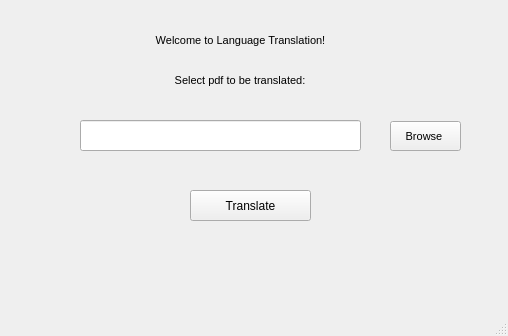
<?xml version="1.0" encoding="UTF-8"?>
<ui version="4.0">
 <class>MainWindow</class>
 <widget class="QMainWindow" name="MainWindow">
  <property name="geometry">
   <rect>
    <x>0</x>
    <y>0</y>
    <width>508</width>
    <height>336</height>
   </rect>
  </property>
  <property name="sizePolicy">
   <sizepolicy hsizetype="Fixed" vsizetype="Fixed">
    <horstretch>0</horstretch>
    <verstretch>0</verstretch>
   </sizepolicy>
  </property>
  <property name="minimumSize">
   <size>
    <width>500</width>
    <height>300</height>
   </size>
  </property>
  <property name="maximumSize">
   <size>
    <width>16777215</width>
    <height>16777215</height>
   </size>
  </property>
  <property name="baseSize">
   <size>
    <width>500</width>
    <height>300</height>
   </size>
  </property>
  <property name="windowTitle">
   <string>MainWindow</string>
  </property>
  <widget class="QWidget" name="centralwidget">
   <property name="sizePolicy">
    <sizepolicy hsizetype="Fixed" vsizetype="Fixed">
     <horstretch>0</horstretch>
     <verstretch>0</verstretch>
    </sizepolicy>
   </property>
   <property name="minimumSize">
    <size>
     <width>500</width>
     <height>300</height>
    </size>
   </property>
   <property name="baseSize">
    <size>
     <width>500</width>
     <height>300</height>
    </size>
   </property>
   <widget class="QLabel" name="label">
    <property name="geometry">
     <rect>
      <x>30</x>
      <y>30</y>
      <width>421</width>
      <height>21</height>
     </rect>
    </property>
    <property name="sizePolicy">
     <sizepolicy hsizetype="Fixed" vsizetype="Fixed">
      <horstretch>0</horstretch>
      <verstretch>0</verstretch>
     </sizepolicy>
    </property>
    <property name="minimumSize">
     <size>
      <width>400</width>
      <height>20</height>
     </size>
    </property>
    <property name="baseSize">
     <size>
      <width>400</width>
      <height>20</height>
     </size>
    </property>
    <property name="font">
     <font>
      <family>MS Shell Dlg 2</family>
      <pointsize>8</pointsize>
     </font>
    </property>
    <property name="text">
     <string>Welcome to Language Translation!</string>
    </property>
    <property name="alignment">
     <set>Qt::AlignCenter</set>
    </property>
   </widget>
   <widget class="QLabel" name="label_2">
    <property name="geometry">
     <rect>
      <x>40</x>
      <y>70</y>
      <width>400</width>
      <height>20</height>
     </rect>
    </property>
    <property name="sizePolicy">
     <sizepolicy hsizetype="Fixed" vsizetype="Fixed">
      <horstretch>0</horstretch>
      <verstretch>0</verstretch>
     </sizepolicy>
    </property>
    <property name="minimumSize">
     <size>
      <width>400</width>
      <height>20</height>
     </size>
    </property>
    <property name="baseSize">
     <size>
      <width>400</width>
      <height>20</height>
     </size>
    </property>
    <property name="font">
     <font>
      <family>MS Shell Dlg 2</family>
      <pointsize>8</pointsize>
     </font>
    </property>
    <property name="text">
     <string>Select pdf to be translated:</string>
    </property>
    <property name="alignment">
     <set>Qt::AlignCenter</set>
    </property>
   </widget>
   <widget class="QPushButton" name="pushButton">
    <property name="geometry">
     <rect>
      <x>390</x>
      <y>121</y>
      <width>71</width>
      <height>30</height>
     </rect>
    </property>
    <property name="sizePolicy">
     <sizepolicy hsizetype="Fixed" vsizetype="Fixed">
      <horstretch>0</horstretch>
      <verstretch>0</verstretch>
     </sizepolicy>
    </property>
    <property name="minimumSize">
     <size>
      <width>70</width>
      <height>30</height>
     </size>
    </property>
    <property name="baseSize">
     <size>
      <width>70</width>
      <height>30</height>
     </size>
    </property>
    <property name="font">
     <font>
      <family>MS Shell Dlg 2</family>
      <pointsize>8</pointsize>
     </font>
    </property>
    <property name="text">
     <string>Browse </string>
    </property>
   </widget>
   <widget class="QLineEdit" name="lineEdit">
    <property name="geometry">
     <rect>
      <x>80</x>
      <y>120</y>
      <width>281</width>
      <height>31</height>
     </rect>
    </property>
   </widget>
   <widget class="QLabel" name="label_3">
    <property name="geometry">
     <rect>
      <x>180</x>
      <y>180</y>
      <width>35</width>
      <height>10</height>
     </rect>
    </property>
    <property name="text">
     <string/>
    </property>
   </widget>
   <widget class="QPushButton" name="pushButton_2">
    <property name="geometry">
     <rect>
      <x>190</x>
      <y>190</y>
      <width>121</width>
      <height>31</height>
     </rect>
    </property>
    <property name="minimumSize">
     <size>
      <width>120</width>
      <height>30</height>
     </size>
    </property>
    <property name="baseSize">
     <size>
      <width>120</width>
      <height>30</height>
     </size>
    </property>
    <property name="text">
     <string>Translate</string>
    </property>
   </widget>
  </widget>
  <widget class="QMenuBar" name="menubar">
   <property name="geometry">
    <rect>
     <x>0</x>
     <y>0</y>
     <width>508</width>
     <height>18</height>
    </rect>
   </property>
  </widget>
  <widget class="QStatusBar" name="statusbar"/>
 </widget>
 <resources/>
 <connections/>
</ui>
